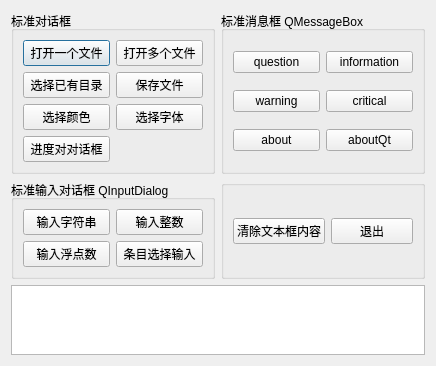
<?xml version="1.0" encoding="UTF-8"?>
<ui version="4.0">
 <class>Dialog</class>
 <widget class="QDialog" name="Dialog">
  <property name="geometry">
   <rect>
    <x>0</x>
    <y>0</y>
    <width>436</width>
    <height>349</height>
   </rect>
  </property>
  <property name="windowTitle">
   <string>Dialog</string>
  </property>
  <layout class="QVBoxLayout" name="verticalLayout">
   <item>
    <layout class="QGridLayout" name="gridLayout_4">
     <item row="0" column="0">
      <widget class="QGroupBox" name="groupBox">
       <property name="title">
        <string>标准对话框</string>
       </property>
       <layout class="QGridLayout" name="gridLayout">
        <item row="0" column="0">
         <widget class="QPushButton" name="btnOpen">
          <property name="text">
           <string>打开一个文件</string>
          </property>
         </widget>
        </item>
        <item row="0" column="1">
         <widget class="QPushButton" name="btnOpenMulti">
          <property name="text">
           <string>打开多个文件</string>
          </property>
         </widget>
        </item>
        <item row="1" column="0">
         <widget class="QPushButton" name="btnSelDir">
          <property name="text">
           <string>选择已有目录</string>
          </property>
         </widget>
        </item>
        <item row="1" column="1">
         <widget class="QPushButton" name="btnSave">
          <property name="text">
           <string>保存文件</string>
          </property>
         </widget>
        </item>
        <item row="2" column="0">
         <widget class="QPushButton" name="btnColor">
          <property name="text">
           <string>选择颜色</string>
          </property>
         </widget>
        </item>
        <item row="2" column="1">
         <widget class="QPushButton" name="btnFont">
          <property name="text">
           <string>选择字体</string>
          </property>
         </widget>
        </item>
        <item row="3" column="0">
         <widget class="QPushButton" name="btnProgress">
          <property name="text">
           <string>进度对对话框</string>
          </property>
         </widget>
        </item>
       </layout>
      </widget>
     </item>
     <item row="0" column="1">
      <widget class="QGroupBox" name="groupBox_2">
       <property name="title">
        <string>标准消息框 QMessageBox</string>
       </property>
       <layout class="QGridLayout" name="gridLayout_2">
        <item row="0" column="0">
         <widget class="QPushButton" name="btnMsgQuestion">
          <property name="text">
           <string>question</string>
          </property>
         </widget>
        </item>
        <item row="0" column="1">
         <widget class="QPushButton" name="btnMsgInfomation">
          <property name="text">
           <string>information</string>
          </property>
         </widget>
        </item>
        <item row="1" column="0">
         <widget class="QPushButton" name="btnMsgWarning">
          <property name="text">
           <string>warning</string>
          </property>
         </widget>
        </item>
        <item row="1" column="1">
         <widget class="QPushButton" name="btnMsgCritical">
          <property name="text">
           <string>critical</string>
          </property>
         </widget>
        </item>
        <item row="2" column="0">
         <widget class="QPushButton" name="btnMsgAbout">
          <property name="text">
           <string>about</string>
          </property>
         </widget>
        </item>
        <item row="2" column="1">
         <widget class="QPushButton" name="btnMsgAboutQt">
          <property name="text">
           <string>aboutQt</string>
          </property>
         </widget>
        </item>
       </layout>
      </widget>
     </item>
     <item row="1" column="0">
      <widget class="QGroupBox" name="groupBox_3">
       <property name="title">
        <string>标准输入对话框 QInputDialog</string>
       </property>
       <layout class="QGridLayout" name="gridLayout_3">
        <item row="1" column="0">
         <widget class="QPushButton" name="btnInputFloat">
          <property name="text">
           <string>输入浮点数</string>
          </property>
         </widget>
        </item>
        <item row="1" column="1">
         <widget class="QPushButton" name="btnInputItem">
          <property name="text">
           <string>条目选择输入</string>
          </property>
         </widget>
        </item>
        <item row="0" column="1">
         <widget class="QPushButton" name="btnInputInt">
          <property name="text">
           <string>输入整数</string>
          </property>
         </widget>
        </item>
        <item row="0" column="0">
         <widget class="QPushButton" name="btnInputString">
          <property name="text">
           <string>输入字符串</string>
          </property>
         </widget>
        </item>
       </layout>
      </widget>
     </item>
     <item row="1" column="1">
      <widget class="QGroupBox" name="groupBox_4">
       <property name="title">
        <string/>
       </property>
       <layout class="QHBoxLayout" name="horizontalLayout">
        <item>
         <widget class="QPushButton" name="btnClearText">
          <property name="text">
           <string>清除文本框内容</string>
          </property>
          <property name="icon">
           <iconset resource="res.qrc">
            <normaloff>:/icons/icons/103.bmp</normaloff>:/icons/icons/103.bmp</iconset>
          </property>
         </widget>
        </item>
        <item>
         <widget class="QPushButton" name="btnClose">
          <property name="text">
           <string>退出</string>
          </property>
          <property name="icon">
           <iconset resource="res.qrc">
            <normaloff>:/icons/icons/exit.bmp</normaloff>:/icons/icons/exit.bmp</iconset>
          </property>
         </widget>
        </item>
       </layout>
      </widget>
     </item>
    </layout>
   </item>
   <item>
    <widget class="QPlainTextEdit" name="plainTextEdit"/>
   </item>
  </layout>
 </widget>
 <resources>
  <include location="res.qrc"/>
 </resources>
 <connections>
  <connection>
   <sender>btnClose</sender>
   <signal>clicked()</signal>
   <receiver>Dialog</receiver>
   <slot>close()</slot>
   <hints>
    <hint type="sourcelabel">
     <x>373</x>
     <y>215</y>
    </hint>
    <hint type="destinationlabel">
     <x>217</x>
     <y>174</y>
    </hint>
   </hints>
  </connection>
  <connection>
   <sender>btnClearText</sender>
   <signal>clicked()</signal>
   <receiver>plainTextEdit</receiver>
   <slot>clear()</slot>
   <hints>
    <hint type="sourcelabel">
     <x>275</x>
     <y>215</y>
    </hint>
    <hint type="destinationlabel">
     <x>217</x>
     <y>304</y>
    </hint>
   </hints>
  </connection>
 </connections>
</ui>
